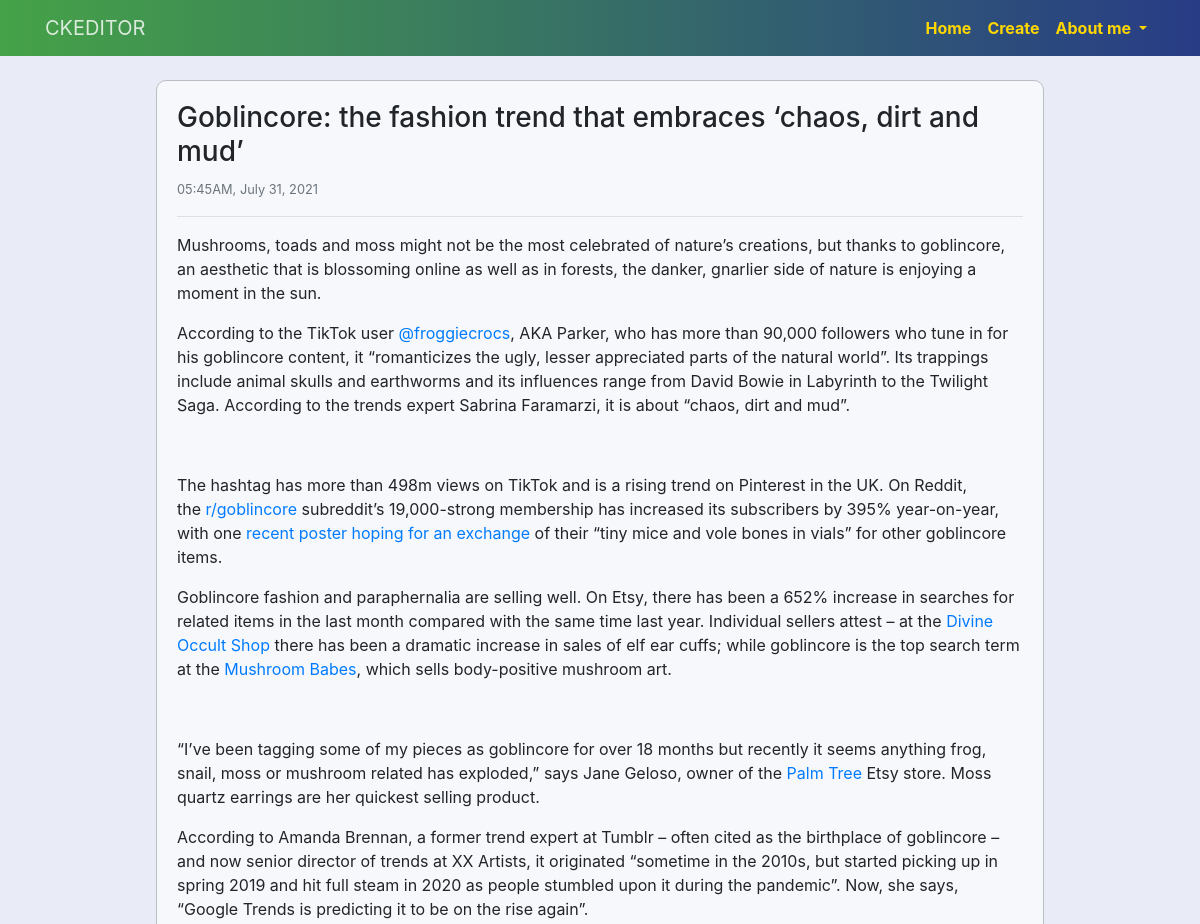
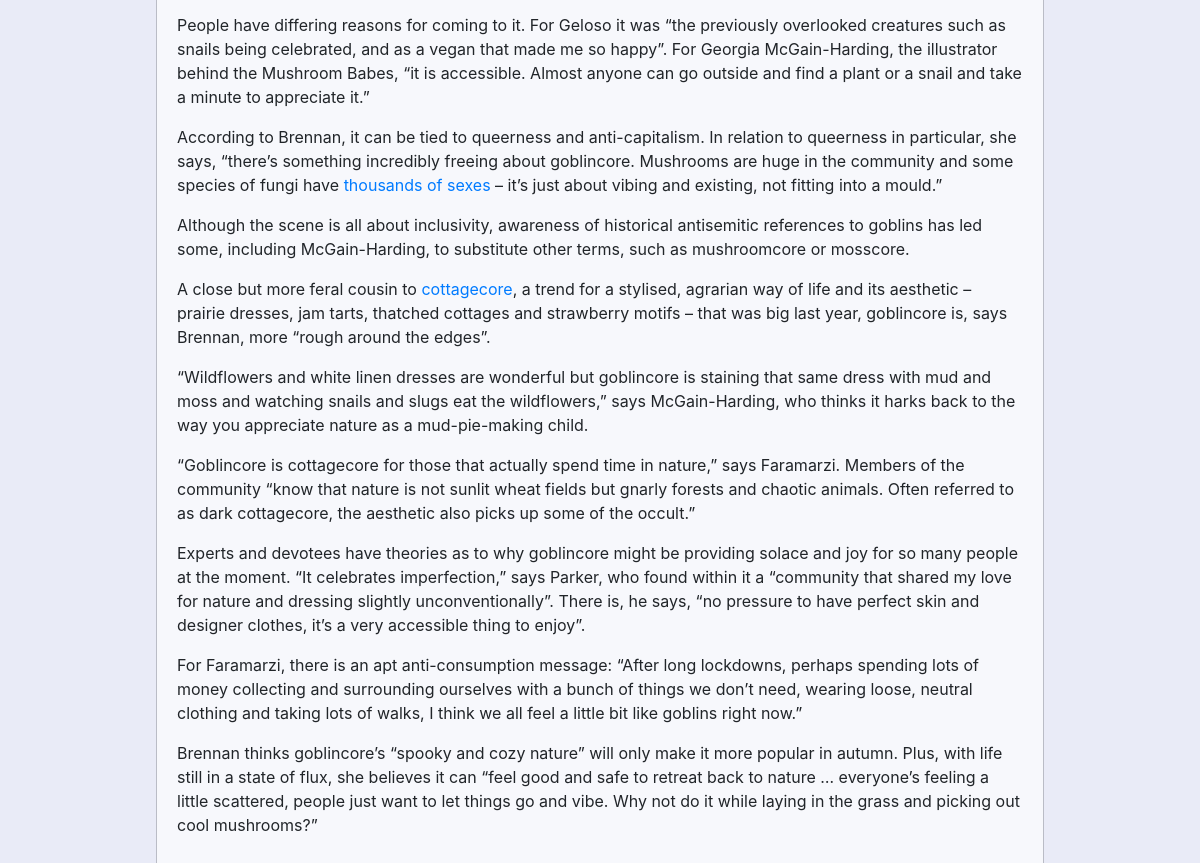
/6/, run on the app's committed database (2 pictures, top to bottom).
### baseapp/models.py (models this page shows, shortened)
class CreatePost(models.Model):
    title = models.CharField(max_length=200)
    description = RichTextField()
    pub_date = models.DateTimeField(auto_now_add=True)

### baseapp/views.py (the view)
# urls.py: path('<int:pk>/', PostDetailView.as_view(), name='details'),
class PostDetailView(DetailView):
    model = CreatePost

### baseapp/templates/baseapp/createpost_detail.html (shortened to what this page needs)
{% extends "baseapp/base.html" %}
{% load static %}
{% block content %}
<div class="container" style="margin-top: 1.5rem;">
    <div class="d-flex justify-content-center">
        <div class="post-block" style="margin-bottom: 40px; padding:20px;">
            <h3>{{object.title}}</h3>
            <small class="text-muted">{{ object.pub_date|date:"h:iA, F j, Y" }}</small>
            <hr>
            <p class="card-text">{{object.description|safe}}</p>
        </div>
    </div>
</div>
{% endblock %}

### static/css/main.css (style rules this page uses)
body { background-color: #E9EBF7 !important; margin: 0; padding: 0; height: 100%; }
.post-block { width: 80%; }
.post-block, .no-post-block { background-color: #f7f8fc; padding: 20px 15px; border-radius: 10px; border: 1px solid #babcc6; }

### data on the page
CreatePost: title "Goblincore: the fashion trend that embraces ‘chaos, dirt and mud’", pub_date "05:45AM, July 31, 2021", description "Mushrooms, toads and moss might not be the most celebrated of nature’s creations, but thanks to goblincore, an aesthetic that is blossoming online as well as in forests, the danker, gnarlier side of nature is enjoying a moment in the sun. According to the TikTok user @froggiecrocs , AKA Parker, who has more than 90,000 followers who tune in for his goblincore content, it “romanticizes the ugly, lesser appreciated parts of the natural world”. Its trappings include animal skulls and earthworms and its influences range from David Bowie in Labyrinth to the Twilight Saga. According to the trends expert Sabrina Faramarzi, it is about “chaos, dirt and mud”. The hashtag has more than 498m views on…"
